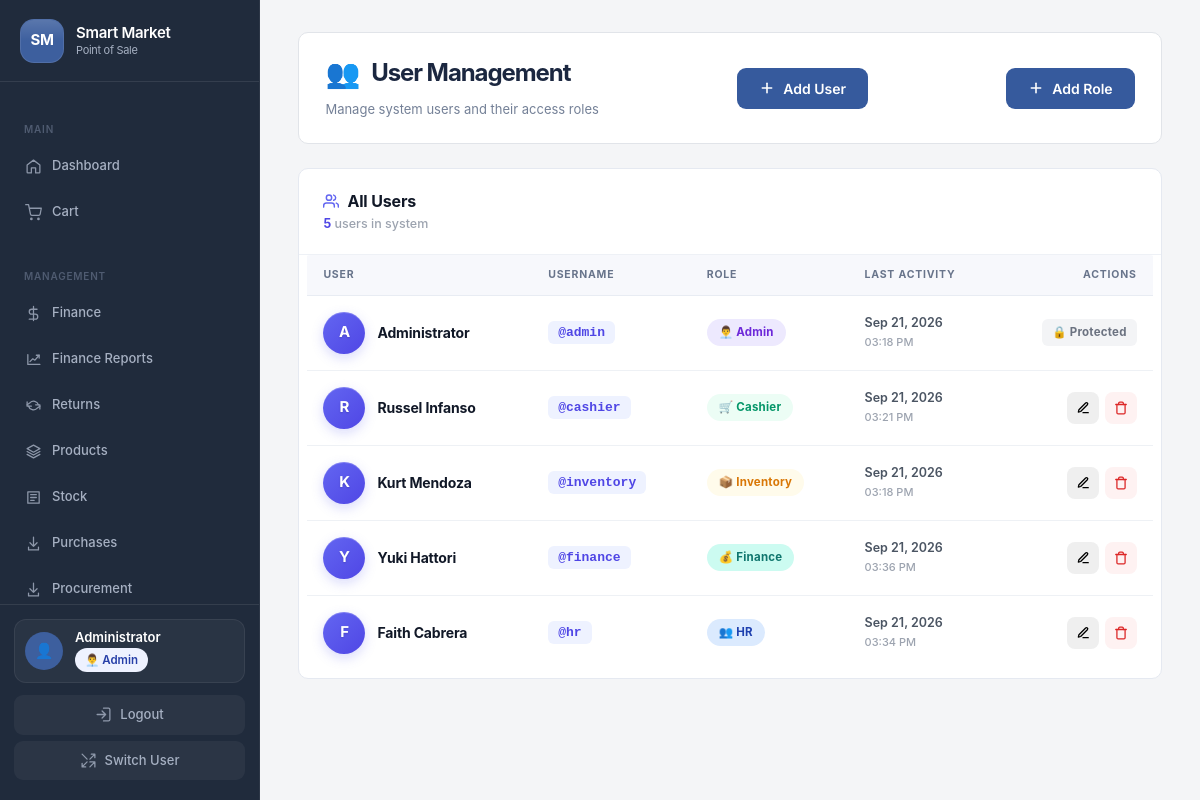
The app's page /admin.php?page=users (signed in) with its own data.
### tables this page shows
CREATE TABLE `users` (
  `id` int(11) NOT NULL,
  `username` varchar(50) NOT NULL,
  `password` varchar(255) NOT NULL,
  `full_name` varchar(100) NOT NULL,
  `role` varchar(255) DEFAULT 'cashier',
  `created_at` timestamp NOT NULL DEFAULT current_timestamp(),
  `last_activity` timestamp NOT NULL DEFAULT current_timestamp()
);

### index.php (called while the page is built, shortened)
<?php
require_once __DIR__ . '/app/bootstrap.php';
require_once __DIR__ . '/app/managers.php';
require_once __DIR__ . '/app/requests.php';
require __DIR__ . '/views/app.php';

### admin.php (called while the page is built)
<?php
require __DIR__ . '/index.php';

### app/bootstrap.php (called while the page is built, shortened)
<?php
$host = 'localhost';
$dbname = 'pos_system';
$username = 'root';
$password = '';
try {
    $pdo = new PDO("mysql:host=$host;dbname=$dbname;charset=utf8mb4", $username, $password);
    $pdo->setAttribute(PDO::ATTR_ERRMODE, PDO::ERRMODE_EXCEPTION);
    $pdo->setAttribute(PDO::ATTR_DEFAULT_FETCH_MODE, PDO::FETCH_ASSOC);
    $pdo->exec("SET NAMES utf8mb4");
} catch(PDOException $e) {
    die("Connection failed: " . $e->getMessage());
}
function getCustomRoles() {
    global $pdo;
    static $roles = null;
    if ($roles !== null) return $roles;
    try {
        $stmt = $pdo->query("SELECT role_key, role_name, permissions FROM custom_roles ORDER BY role_name");
        $roles = array_map(function ($role) {
            $role['permissions'] = json_decode($role['permissions'], true) ?: [];
            return $role;
        }, $stmt->fetchAll());
    } catch (PDOException $e) {
        $roles = [];
    }
    return $roles;
}
function getUserRoles($roleValue = null) {
    if ($roleValue === null) {
        static $sessionRoleLoaded = false;
        if (!$sessionRoleLoaded && isset($_SESSION['user_id'])) {
            $sessionRoleLoaded = true;
        }
        $roleValue = $_SESSION['role'] ?? '';
    }
    $roleValues = is_array($roleValue) ? $roleValue : explode(',', (string)$roleValue);
    $roles = array_map('trim', $roleValues);
    return array_values(array_unique(array_filter($roles, 'strlen')));
}
function hasRole($role) {
    return in_array($role, getUserRoles(), true);
}
function getRoleLabel($role) {
    $labels = [
        'admin' => '👨‍💼 Admin',
        'cashier' => '🛒 Cashier',
        'inventory' => '📦 Inventory',
        'finance' => '💰 Finance',
        'hr' => '👥 HR'
    ];
    $roleLabels = array_map(function ($assignedRole) use ($labels) {
        return $labels[$assignedRole] ?? $assignedRole;
    }, getUserRoles($role));
    return implode(' / ', $roleLabels);
}
function isAdmin() {
    return hasRole('admin');
}

### app/requests.php (called while the page is built, shortened)
<?php
$userManager = new UserManager($pdo);

### app/managers.php (called while the page is built, shortened)
<?php
class UserManager {
    private $pdo;
    public function __construct($pdo) { $this->pdo = $pdo; }
    public function getAllUsers() {
        try {
            $stmt = $this->pdo->query("SELECT id, username, full_name, role, created_at, last_activity FROM users ORDER BY id");
            return $stmt->fetchAll();
        } catch(PDOException $e) {
            return [];
        }
    }
}

### views/pages/users.php (the view, shortened to what this page needs)
<?php
switch ('users'):
case 'users':
                $canManageUsers = isAdmin();
                $users = $userManager->getAllUsers();
                ?>
                <div class="usr-page-header">
                    <div class="usr-page-header-left">
                        <h2 class="usr-page-title">
                            <span class="usr-page-icon">👥</span>
                            User Management
                        </h2>
                        <p class="usr-page-subtitle">Manage system users and their access roles</p>
                    </div>
                    <?php if ($canManageUsers): ?>
                    <button class="usr-btn-primary no-print" onclick="showAddUser()">
                        <svg width="16" height="16" viewBox="0 0 24 24" fill="none" stroke="currentColor" stroke-width="2.4" stroke-linecap="round" stroke-linejoin="round">
                            <line x1="12" y1="5" x2="12" y2="19"></line>
                            <line x1="5" y1="12" x2="19" y2="12"></line>
                        </svg>
                        Add User
                    </button>
                    <?php endif; ?>
                    <?php if (isAdmin() || hasRole('hr')): ?>
                    <button class="usr-btn-primary no-print" type="button" onclick="editCustomRole()">
                        <svg width="16" height="16" viewBox="0 0 24 24" fill="none" stroke="currentColor" stroke-width="2.4" stroke-linecap="round" stroke-linejoin="round">
                            <line x1="12" y1="5" x2="12" y2="19"></line>
                            <line x1="5" y1="12" x2="19" y2="12"></line>
                        </svg>
                        Add Role
                    </button>
                    <?php endif; ?>
                </div>
                <div class="usr-card">
                    <div class="usr-card-header">
                        <div class="usr-card-title-wrap">
                            <div class="usr-card-title">
                                All Users
                            </div>
                            <div class="usr-card-subtitle">
                                <span><?php echo count($users); ?></span> <?php echo count($users) === 1 ? 'user' : 'users'; ?> in system
                            </div>
                        </div>
                    </div>
                    <?php if (!empty($users)): ?>
                    <div class="usr-table-wrap">
                        <table class="usr-table">
                            <thead>
                                <tr>
                                    <th>User</th>
                                    <th>Username</th>
                                    <th>Role</th>
                                    <th>Last Activity</th>
                                    <th class="no-print" style="text-align:right;">Actions</th>
                                </tr>
                            </thead>
                            <tbody>
                                <?php foreach ($users as $u): ?>
                                <tr>
                                    <td>
                                        <div class="usr-name-cell">
                                            <div class="usr-avatar <?php echo htmlspecialchars(getUserRoles($u['role'])[0] ?? ''); ?>">
                                                <?php echo strtoupper(substr($u['full_name'] ?? $u['username'], 0, 1)); ?>
                                            </div>
                                            <div class="usr-name-info">
                                                <div class="usr-fullname"><?php echo htmlspecialchars($u['full_name']); ?></div>
                                            </div>
                                        </div>
                                    </td>
                                    <td>
                                        <span class="usr-username">@<?php echo htmlspecialchars($u['username']); ?></span>
                                    </td>
                                    <td>
                                        <?php
                                        $roleClasses = [
                                            'admin' => 'usr-role-admin',
                                            'cashier' => 'usr-role-cashier',
                                            'inventory' => 'usr-role-inventory',
                                            'hr' => 'usr-role-hr',
                                            'finance' => 'usr-role-finance'
                                        ];
                                        $primaryRole = getUserRoles($u['role'])[0] ?? '';
                                        $roleClass = $roleClasses[$primaryRole] ?? 'usr-role-default';
                                        ?>
                                        <span class="usr-role-badge <?php echo $roleClass; ?>">
                                            <?php echo htmlspecialchars(getRoleLabel($u['role'])); ?>
                                        </span>
                                    </td>
                                    <td>
                                        <?php if ($u['last_activity']): ?>
                                            <span class="usr-activity-date"><?php echo date('M d, Y', strtotime($u['last_activity'])); ?></span>
                                            <span class="usr-activity-time"><?php echo date('h:i A', strtotime($u['last_activity'])); ?></span>
                                        <?php else: ?>
                                            <span class="usr-empty">Never</span>
                                        <?php endif; ?>
                                    </td>
                                    <td class="no-print" style="text-align:right;">
                                        <div class="usr-actions">
                                            <?php if ($u['id'] != 1): ?>
                                                <?php if ($canManageUsers || (hasRole('hr') && !in_array('admin', getUserRoles($u['role']), true))): ?>
                                                <button type="button" class="usr-action-btn" onclick="editUserRoles(this)" data-user-id="<?php echo (int)$u['id']; ?>" data-roles="<?php echo htmlspecialchars(json_encode(getUserRoles($u['role'])), ENT_QUOTES, 'UTF-8'); ?>" title="Edit roles">
                                                    <svg width="14" height="14" viewBox="0 0 24 24" fill="none" stroke="currentColor" stroke-width="2.2" stroke-linecap="round" stroke-linejoin="round">
                                                        <path d="M12 20h9"></path>
                                                        <path d="M16.5 3.5a2.1 2.1 0 0 1 3 3L8 18l-4 1 1-4Z"></path>
                                                    </svg>
                                                </button>
                                                <?php else: ?>
                                                <span class="usr-protected-badge">🔒 Admin</span>
                                                <?php endif; ?>
                                                <?php if ($canManageUsers): ?>
                                                <button class="usr-action-btn usr-action-delete" onclick="deleteUser(<?php echo $u['id']; ?>)" title="Delete User">
                                                    <svg width="14" height="14" viewBox="0 0 24 24" fill="none" stroke="currentColor" stroke-width="2.2" stroke-linecap="round" stroke-linejoin="round">
                                                        <polyline points="3 6 5 6 21 6"></polyline>
                                                        <path d="M19 6v14a2 2 0 0 1-2 2H7a2 2 0 0 1-2-2V6m3 0V4a2 2 0 0 1 2-2h4a2 2 0 0 1 2 2v2"></path>
                                                    </svg>
                                                </button>
                                                <?php endif; ?>
                                            <?php else: ?>
                                                <span class="usr-protected-badge">🔒 Protected</span>
                                            <?php endif; ?>
                                        </div>
                                    </td>
                                </tr>
                                <?php endforeach; ?>
                            </tbody>
                        </table>
                    </div>
                    <?php endif; ?>
                </div>
                <?php
break;
endswitch;

### records on screen
users: full_name "A", full_name "Administrator", username "admin", role "👨‍💼 Admin", last_activity "Sep 21, 2026", last_activity "03:18 PM", shows "🔒 Protected"
users: full_name "R", full_name "Russel Infanso", username "cashier", role "🛒 Cashier", last_activity "Sep 21, 2026", last_activity "03:21 PM"
users: full_name "K", full_name "Kurt Mendoza", username "inventory", role "📦 Inventory", last_activity "Sep 21, 2026", last_activity "03:18 PM"
users: full_name "Y", full_name "Yuki Hattori", username "finance", role "💰 Finance", last_activity "Sep 21, 2026", last_activity "03:36 PM"
users: full_name "F", full_name "Faith Cabrera", username "hr", role "👥 HR", last_activity "Sep 21, 2026", last_activity "03:34 PM"

### other values on screen
$store_name "Smart Market"
$_SESSION['full_name'] "Administrator"
getRoleLabel($_SESSION['role']) "👨‍💼 Admin"
count($users) "5"
